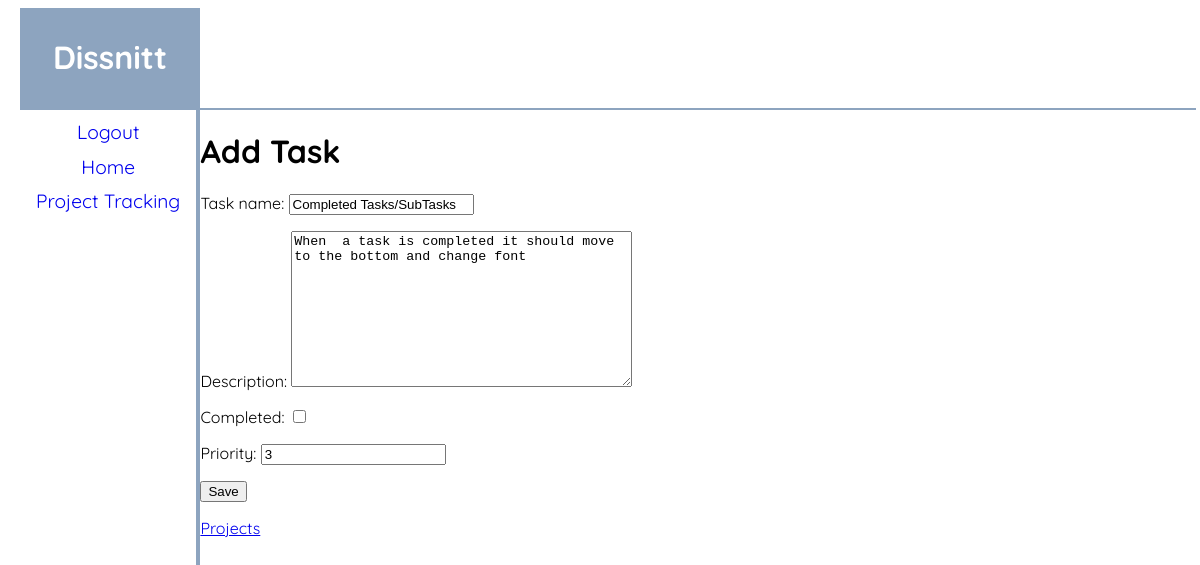
Screenshot of /todo/task/2/15/edit/ with the database file from the repository.
### todo/models.py (models this page shows, shortened)
class Task(models.Model):
    task_name = models.CharField(max_length=30)
    created_date = models.DateTimeField('created_date')
    completed = models.BooleanField()
    description = models.TextField()
    priority = models.IntegerField()
    project = models.ForeignKey(Project, on_delete=models.CASCADE)

### todo/views.py (the view)
# urls.py: url(r'^task/(?P<pk>[0-9]+)/(?P<tk>[0-9]+)/edit/$', views.edit_task, name='edit_task'),
def edit_task(request, pk, tk):
    task = get_object_or_404(Task, pk=tk)
    project = get_object_or_404(Project, pk=pk)
    if request.method == 'POST':
        form = TaskForm(request.POST, instance=task)
        if form.is_valid():
            task.save()
            return redirect('todo:detail', pk=project.pk)
    else:
        form = TaskForm(instance=task)
    return render(request, 'todo/task_edit.html', {'form': form})

### todo/forms.py
class TaskForm(forms.ModelForm):
    class Meta:
        model = Task
        fields = ['task_name', 'description', 'completed', 'priority']

### todo/templates/todo/task_edit.html
{% extends 'base.html' %}
{% block content %}
    <h1>Add Task</h1>
    <form method="POST">{% csrf_token %}
        {{ form.as_p }}
        <button type="submit" >Save</button>
    </form>
<a href="{% url 'todo:index' %}">Projects</a>
{% endblock %}

### mylogin/static/mylogin/css/base.css (style rules this page uses)
body { padding: 0; width: 100%; }

### rows the page displays
Task: task_name "Completed Tasks/SubTasks", description "When a task is completed it should move to the bottom and change font", priority "3"
